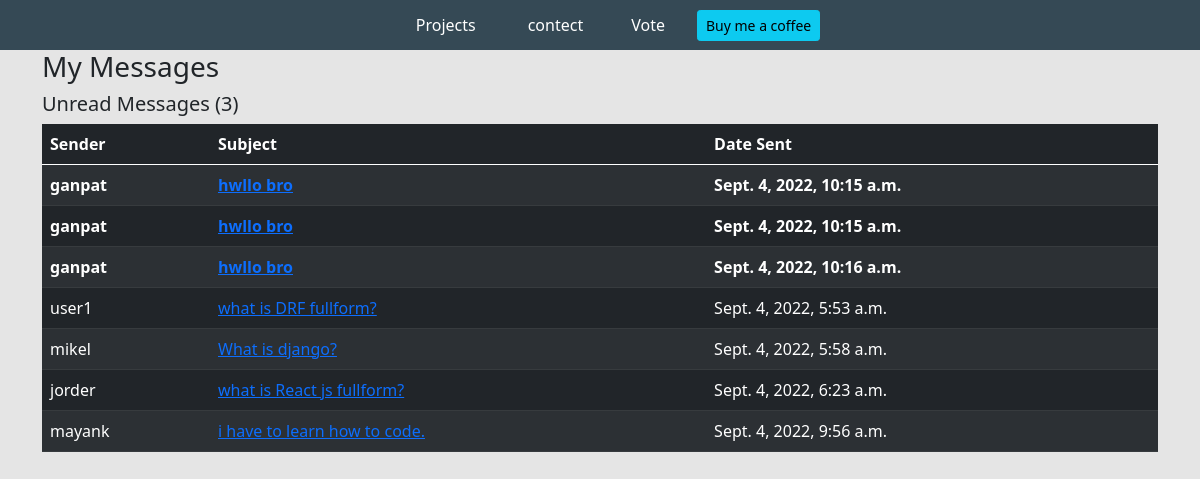
Page /inbox/ on the earlier database version.
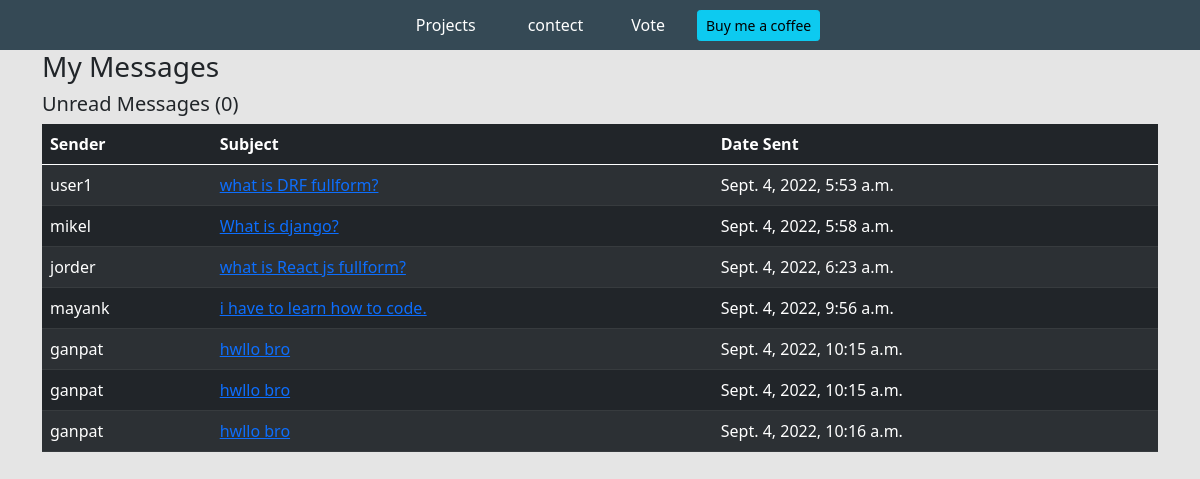
Same page on the later database version.
### base/models.py (models this page shows, shortened)
class Message(models.Model):
    name = models.CharField(max_length=200, null=True)
    email = models.CharField(max_length=200, null=True)
    subject = models.CharField(max_length=200, null=True)
    body = models.TextField()
    is_read = models.BooleanField(default=False)
    created = models.DateTimeField(auto_now_add=True)
    id = models.UUIDField(default=uuid.uuid4, unique=True, primary_key=True, editable=False)

### base/views.py (the view)
# urls.py: path('inbox/', views.inboxPage, name='inbox'),
def inboxPage(request):
    inbox = Message.objects.all().order_by('is_read')
    unreadCount = Message.objects.filter(is_read=False).count()
    context = {'inbox':inbox, 'unreadCount':unreadCount}
    return render(request, 'base/inbox.html', context)

### base/templates/base/inbox.html
{% extends 'base/main.html' %}
{% load static %}
{% block content %}
<div class="container">
    <h3>My Messages</h3>
    <h5>Unread Messages ({{unreadCount}})</h5>
    <table class="table table-dark table-striped">
        <thead>
            <tr>
                <th>Sender</th>
                <th>Subject</th>
                <th>Date Sent</th>
            </tr>
        </thead>
        <tbody>
            {% for message in inbox %}
            {% if message.is_read %}
            <tr>
                {% else %}
            <tr style="font-weight: 900;">
                {% endif %}
                <td>{{message.name}}</td>
                <td><a href="{% url 'message' message.id %}">{{message.subject}}</a></td>
                <td>{{message.created}}</td>
            </tr>
            {% endfor %}
        </tbody>
    </table>
</div>
{% endblock content %}

Differences in the rows shown:
changed Message (number 5 of 7 on the later page): is_read False → True (drawn); moves down the list
changed Message (number 6 of 7 on the later page): is_read False → True (drawn); moves down the list
changed Message "Sept. 4, 2022, 10:16 a.m.": is_read False → True (drawn); moves down the list
Other differences:
{{ unreadCount }}: "3" → "0"
